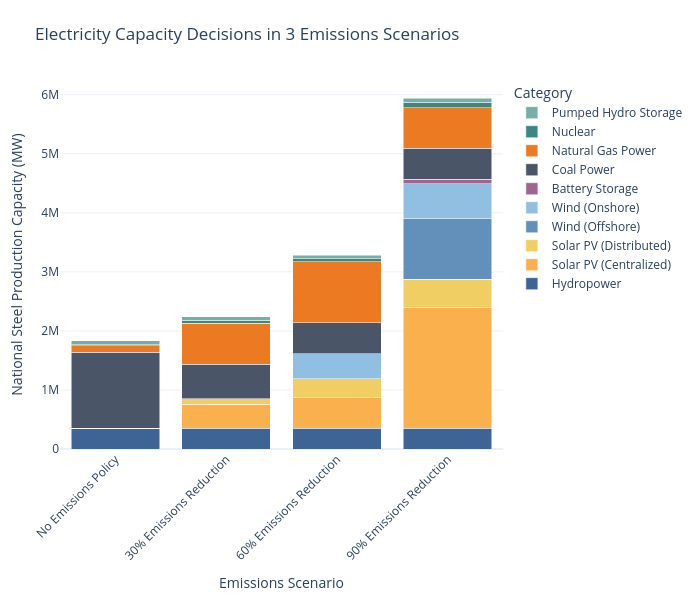

This figure's notebook cell:
### Code cell
plot_stacked_bar(
    consolidate_capacity(elec_df).T,
    scenario_map=scenario_map,
    name_map=tech_name_map,
    color_map=custom_color_map,
    title_name = "Electricity Capacity Decisions in 3 Emissions Scenarios",
    xaxis_name="Emissions Scenario",
    yaxis_name="National Steel Production Capacity (MW)",
    width=700
)

### Figure 1 — Plotly figure (JSON) as saved in the notebook; plotly's stock layout.template omitted (floating-point values rounded to 4 significant figures)
{"data": [{"hovertemplate": "Category=Hydropower<br>Emissions Scenario=%{x}<br>National Steel Production Capacity (MW)=%{y}<extra></extra>", "legendgroup": "Hydropower", "marker": {"color": "#3e6496", "pattern": {"shape": ""}}, "name": "Hydropower", "orientation": "v", "showlegend": true, "textposition": "auto", "type": "bar", "x": ["No Emissions Policy", "30% Emissions Reduction", "60% Emissions Reduction", "90% Emissions Reduction"], "xaxis": "x", "y": [354200.0, 354200.0, 354200.0, 354200.0], "yaxis": "y"}, {"hovertemplate": "Category=Solar PV (Centralized)<br>Emissions Scenario=%{x}<br>National Steel Production Capacity (MW)=%{y}<extra></extra>", "legendgroup": "Solar PV (Centralized)", "marker": {"color": "#fbb04e", "pattern": {"shape": ""}}, "name": "Solar PV (Centralized)", "orientation": "v", "showlegend": true, "textposition": "auto", "type": "bar", "x": ["No Emissions Policy", "30% Emissions Reduction", "60% Emissions Reduction", "90% Emissions Reduction"], "xaxis": "x", "y": [23.27, 403000.0, 510900.0, 2034000.0], "yaxis": "y"}, {"hovertemplate": "Category=Solar PV (Distributed)<br>Emissions Scenario=%{x}<br>National Steel Production Capacity (MW)=%{y}<extra></extra>", "legendgroup": "Solar PV (Distributed)", "marker": {"color": "#f1ce63", "pattern": {"shape": ""}}, "name": "Solar PV (Distributed)", "orientation": "v", "showlegend": true, "textposition": "auto", "type": "bar", "x": ["No Emissions Policy", "30% Emissions Reduction", "60% Emissions Reduction", "90% Emissions Reduction"], "xaxis": "x", "y": [14.2, 91440.0, 328600.0, 483800.0], "yaxis": "y"}, {"hovertemplate": "Category=Wind (Offshore)<br>Emissions Scenario=%{x}<br>National Steel Production Capacity (MW)=%{y}<extra></extra>", "legendgroup": "Wind (Offshore)", "marker": {"color": "#638fbb", "pattern": {"shape": ""}}, "name": "Wind (Offshore)", "orientation": "v", "showlegend": true, "textposition": "auto", "type": "bar", "x": ["No Emissions Policy", "30% Emissions Reduction", "60% Emissions Reduction", "90% Emissions Reduction"], "xaxis": "x", "y": [2.014, 5.352, 17.35, 1031000.0], "yaxis": "y"}, {"hovertemplate": "Category=Wind (Onshore)<br>Emissions Scenario=%{x}<br>National Steel Production Capacity (MW)=%{y}<extra></extra>", "legendgroup": "Wind (Onshore)", "marker": {"color": "#90bfe2", "pattern": {"shape": ""}}, "name": "Wind (Onshore)", "orientation": "v", "showlegend": true, "textposition": "auto", "type": "bar", "x": ["No Emissions Policy", "30% Emissions Reduction", "60% Emissions Reduction", "90% Emissions Reduction"], "xaxis": "x", "y": [14.89, 107.4, 417900.0, 589300.0], "yaxis": "y"}, {"hovertemplate": "Category=Battery Storage<br>Emissions Scenario=%{x}<br>National Steel Production Capacity (MW)=%{y}<extra></extra>", "legendgroup": "Battery Storage", "marker": {"color": "#9f6490", "pattern": {"shape": ""}}, "name": "Battery Storage", "orientation": "v", "showlegend": true, "textposition": "auto", "type": "bar", "x": ["No Emissions Policy", "30% Emissions Reduction", "60% Emissions Reduction", "90% Emissions Reduction"], "xaxis": "x", "y": [69.47, 70.86, 123.5, 73470.0], "yaxis": "y"}, {"hovertemplate": "Category=Coal Power<br>Emissions Scenario=%{x}<br>National Steel Production Capacity (MW)=%{y}<extra></extra>", "legendgroup": "Coal Power", "marker": {"color": "#4a5568", "pattern": {"shape": ""}}, "name": "Coal Power", "orientation": "v", "showlegend": true, "textposition": "auto", "type": "bar", "x": ["No Emissions Policy", "30% Emissions Reduction", "60% Emissions Reduction", "90% Emissions Reduction"], "xaxis": "x", "y": [1284000.0, 589100.0, 524500.0, 524500.0], "yaxis": "y"}, {"hovertemplate": "Category=Natural Gas Power<br>Emissions Scenario=%{x}<br>National Steel Production Capacity (MW)=%{y}<extra></extra>", "legendgroup": "Natural Gas Power", "marker": {"color": "#eb7a23", "pattern": {"shape": ""}}, "name": "Natural Gas Power", "orientation": "v", "showlegend": true, "textposition": "auto", "type": "bar", "x": ["No Emissions Policy", "30% Emissions Reduction", "60% Emissions Reduction", "90% Emissions Reduction"], "xaxis": "x", "y": [111300.0, 692400.0, 1038000.0, 686000.0], "yaxis": "y"}, {"hovertemplate": "Category=Nuclear<br>Emissions Scenario=%{x}<br>National Steel Production Capacity (MW)=%{y}<extra></extra>", "legendgroup": "Nuclear", "marker": {"color": "#3c8782", "pattern": {"shape": ""}}, "name": "Nuclear", "orientation": "v", "showlegend": true, "textposition": "auto", "type": "bar", "x": ["No Emissions Policy", "30% Emissions Reduction", "60% Emissions Reduction", "90% Emissions Reduction"], "xaxis": "x", "y": [19980.0, 49940.0, 49940.0, 100000.0], "yaxis": "y"}, {"hovertemplate": "Category=Pumped Hydro Storage<br>Emissions Scenario=%{x}<br>National Steel Production Capacity (MW)=%{y}<extra></extra>", "legendgroup": "Pumped Hydro Storage", "marker": {"color": "#75afa7", "pattern": {"shape": ""}}, "name": "Pumped Hydro Storage", "orientation": "v", "showlegend": true, "textposition": "auto", "type": "bar", "x": ["No Emissions Policy", "30% Emissions Reduction", "60% Emissions Reduction", "90% Emissions Reduction"], "xaxis": "x", "y": [60460.0, 60460.0, 60460.0, 60460.0], "yaxis": "y"}], "layout": {"barmode": "stack", "height": 600, "legend": {"title": {"text": "Category"}, "tracegroupgap": 0, "traceorder": "reversed"}, "margin": {"b": 80, "l": 60, "r": 60, "t": 80}, "title": {"text": "Electricity Capacity Decisions in 3 Emissions Scenarios"}, "width": 700, "xaxis": {"anchor": "y", "domain": [0, 1], "tickangle": -45, "title": {"text": "Emissions Scenario"}}, "yaxis": {"anchor": "x", "domain": [0, 1], "title": {"text": "National Steel Production Capacity (MW)"}}}}
